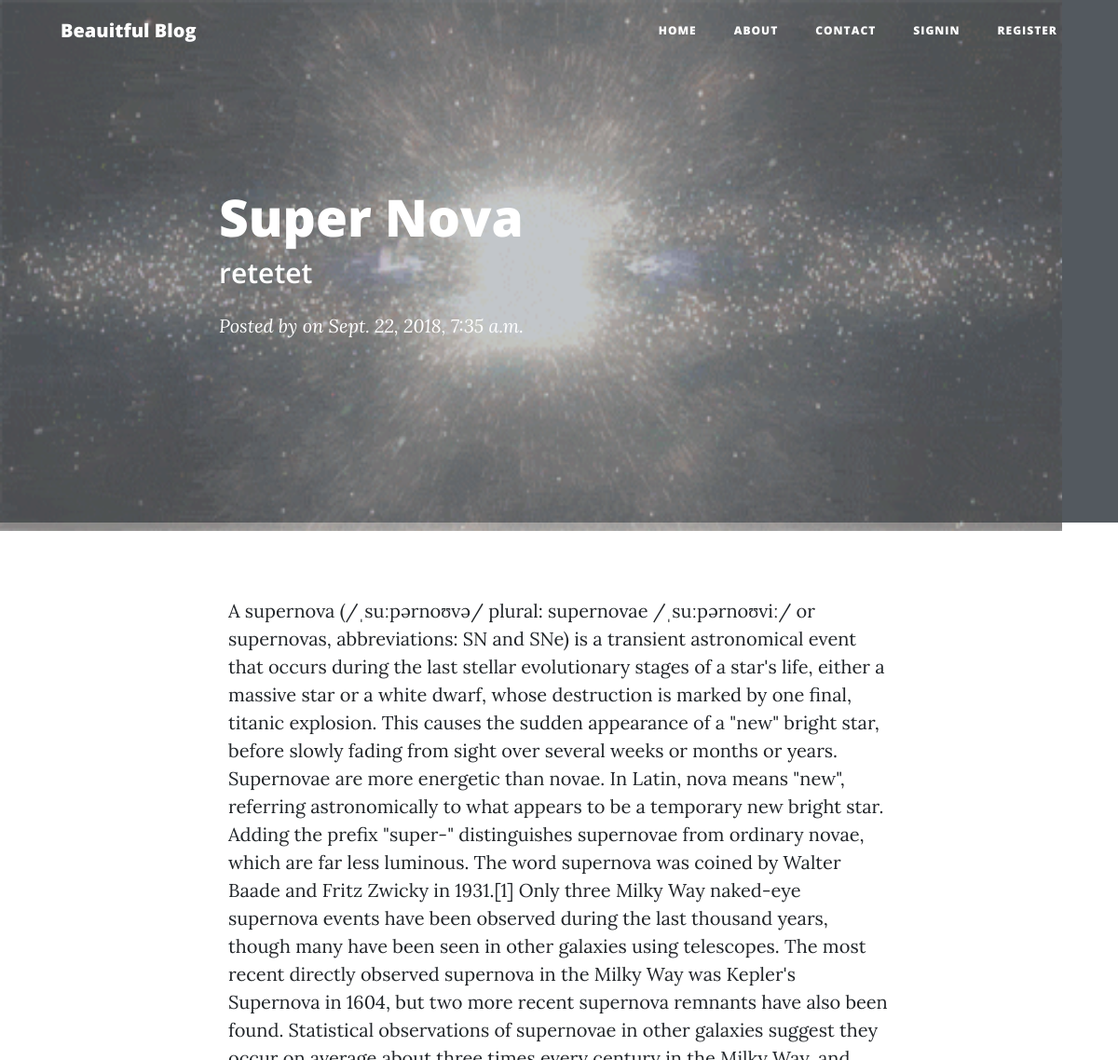
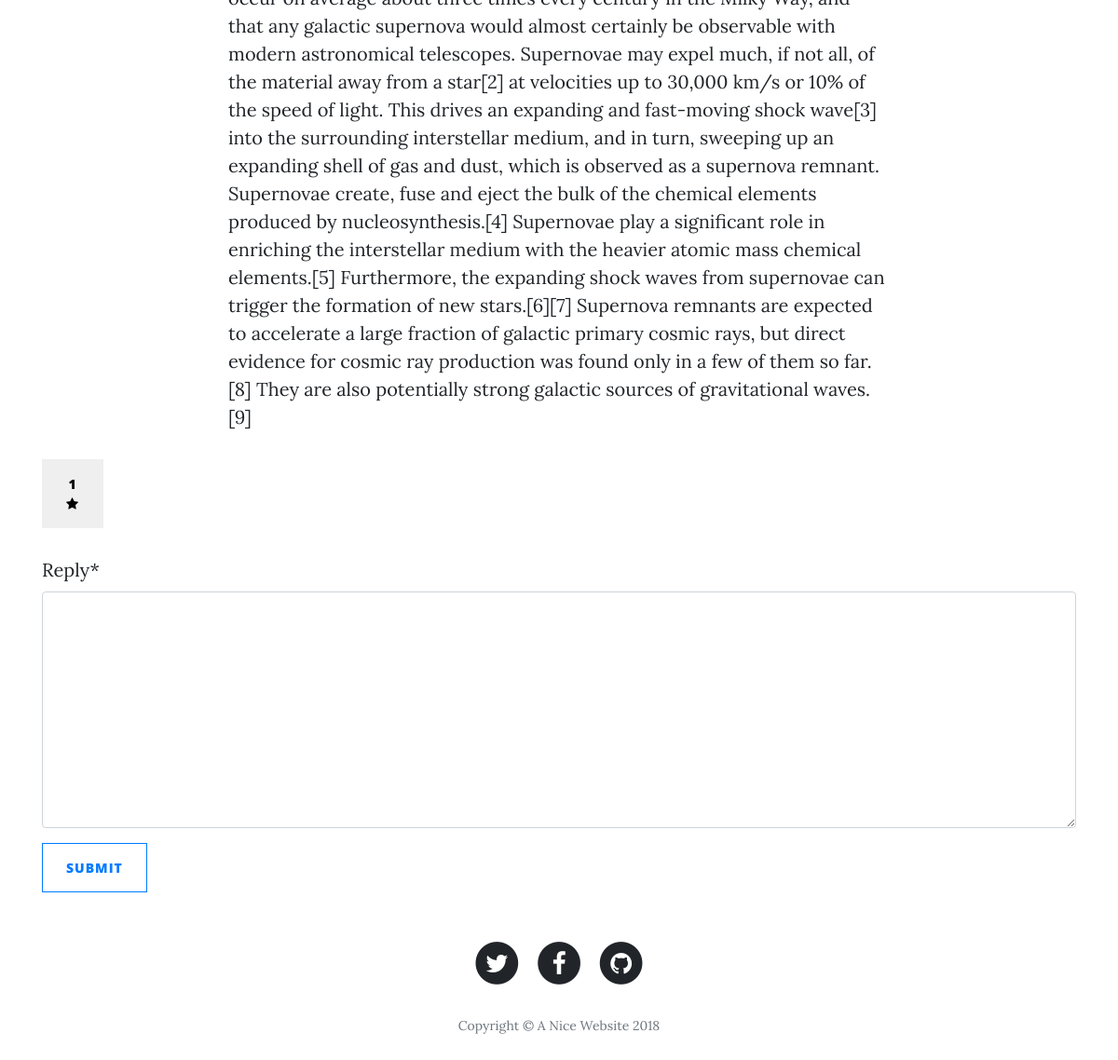
Page /main/detail/2/ on the committed database (2 pictures, top to bottom).
### main/models.py (models this page shows, shortened)
class Article(models.Model):
	title = models.CharField(max_length=100)
	content = models.TextField()
	image = models.ImageField(null=True)
	created = models.DateTimeField(auto_now_add=True)
	author = models.ForeignKey(User, on_delete=models.CASCADE)
	sub_heading = models.CharField(max_length=200)
	publish_date = models.DateField(auto_now=True)
	is_currentuser = models.BooleanField(default=False)

### main/views.py (the view, shortened to what this page needs)
# urls.py: path('detail/<int:article_id>/', views.detail, name='detail'),
def detail(request, article_id):
	instance = Article.objects.get(id=article_id)
	form = ReplyForm()
	liked = False
	if request.user.is_authenticated:
		if Like.objects.filter(article=instance, user=request.user).exists():
			liked = True
	article_like_count = Like.objects.filter(article=instance).count()
	replys = Reply.objects.filter(article=instance).order_by("-timestamp")
	context = {
	"replys":replys,
	"form":form,
	"instance": instance,
	"liked":liked,
	"count":article_like_count
	}
	return render(request, 'detail.html', context)

### main/forms.py
class ReplyForm(forms.ModelForm):
    class Meta:
        model = Reply
        fields = ['reply']

### main/templates/detail.html (shortened to what this page needs)
{% extends "base.html" %}
{% load crispy_forms_tags %}
{% block content %}
<div>
    <article>
      <div class="container">
        <div class="row">
          <div class="col-lg-8 col-md-10 mx-auto">
            <p>{{instance.content}}</p>
          </div>
        </div>
      </div>
<div class="text-left">
 <button class="btn" onclick="like_button()">
	<div id="like-count">{{count}}</div>
	<i id="like-heart" class="fa fa-star {% if liked %}text-warning{% endif %}" aria-hidden="true"></i>
</button>
</div>
    </article>
</div>
<div>
			  <p class="card-text">
			  	<form action="{% url 'detail' article_id=instance.id %}" method="POST">
			  		{{form|crispy}}
			  		<input type="submit" class="btn btn-outline-primary" value="Submit">
			  	</form>
</div>
{% endblock content %}

### main/templates/navbar.html (shortened to what this page needs)
    <nav class="navbar navbar-expand-lg navbar-light fixed-top" id="mainNav">
      <div class="container">
        <a class="navbar-brand" href="{% url 'home' %}">Beauitful Blog</a>
        <div class="collapse navbar-collapse" id="navbarResponsive">
          <ul class="navbar-nav ml-auto">
            <li class="nav-item">
              <a class="nav-link" href="{% url 'home' %}">Home</a>
            </li>
            <li class="nav-item">
              <a class="nav-link" href="{% url 'about' %}">About</a>
            </li>
             <li class="nav-item">
              <a class="nav-link" href="{% url 'contact' %}">Contact</a>
            </li>
                  {% if request.user.is_authenticated %}
            <li class="nav-item">
              <a class="nav-link" href="{% url 'logout' %}">Logout</a>
            </li>
            {% else %}
            <li class="nav-item">
              <a class="nav-link" href="{% url 'signin' %}">Signin</a>
            </li>
            <li class="nav-item">
              <a class="nav-link" href="{% url 'register' %}">Register</a>
            </li>
                  {% endif %}
          </ul>
        </div>
      </div>
    </nav>
  {% if request.get_full_path != "/main/home/" %}
        {% if instance.image %}
      <header class="masthead" >
        <div class="overlay" >
          <img src="{{instance.image.url}}" alt="Card image cap" height="570" width="1140" />
        </div>
              <div class="container">
                <div class="row">
                  <div class="col-lg-8 col-md-10 mx-auto">
                    <div class="post-heading">
                      <h1>{{instance.title}}</h1>
                      <h2 class="subheading">{{instance.sub_heading}}</h2>
                      <span class="meta">Posted by
                        on {{instance.created}}</span>
                    </div>
                  </div>
                </div>
                </div>
            </header>
  {% endif %}
  {% endif %}

### rows in the picture
Article: image (picture), title "Super Nova", sub_heading "retetet", created "Sept. 22, 2018, 7:35 a.m.", content "A supernova (/ˌsuːpərnoʊvə/ plural: supernovae /ˌsuːpərnoʊviː/ or supernovas, abbreviations: SN and SNe) is a transient astronomical event that occurs during the last stellar evolutionary stages of a star's life, either a massive star or a white dwarf, whose destruction is marked by one final, titanic explosion. This causes the sudden appearance of a \"new\" bright star, before slowly fading from sight over several weeks or months or years. Supernovae are more energetic than novae. In Latin, nova means \"new\", referring astronomically to what appears to be a temporary new bright star. Adding the prefix \"super-\" distinguishes supernovae from ordinary novae, which are far less luminous. The word…"

### other values in the picture
{{ count }} "1"
